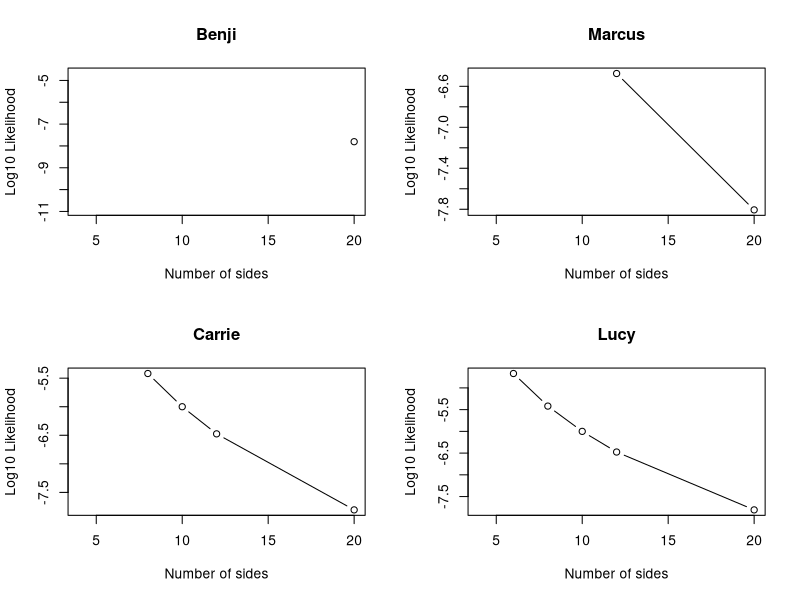
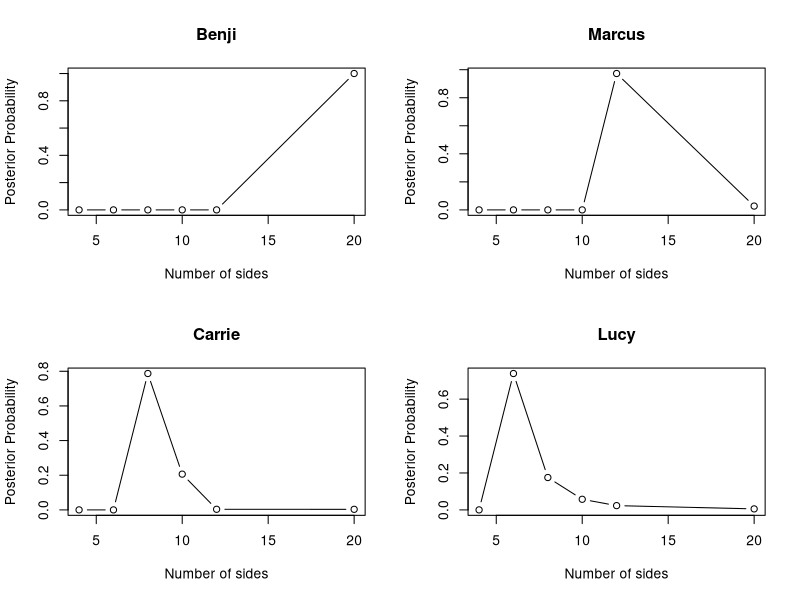

The R source for these figures, in order:
dice <- c(4, 6, 8, 10, 12, 20)

benji <- c(8, 8, 5, 16, 6, 8)
marcus <- c(12, 8, 2, 1, 4, 7)
carrie <- c(5, 8, 7, 3, 2, 6)
lucy <- c(3, 5, 2, 3, 4, 3)

prior_benji <- c(0.25, 0.05, 0.10, 0.15, 0.20, 0.25)
prior_marcus <- c(0.04, 0.08, 0.16, 0.32, 0.25, 0.15)
prior_carrie <- c(0.20, 0.19, 0.20, 0.20, 0.01, 0.20)
prior_lucy <- c(0.04, 0.06, 0.08, 0.10, 0.12, 0.60)

dice_likelihood <- function(rolls, dice) {
  likelihood <- numeric(length(dice))
  
  for(i in 1:length(dice)) {
    if(max(rolls) <= dice[i]) {
      likelihood[i] <- (1 / dice[i])^length(rolls)
    } else {
      likelihood[i] <- 0
    }
  }
  
  return(likelihood)
}

like_benji <- dice_likelihood(benji, dice)
like_marcus <- dice_likelihood(marcus, dice)
like_carrie <- dice_likelihood(carrie, dice)
like_lucy <- dice_likelihood(lucy, dice)

post_benji <- like_benji * prior_benji
post_marcus <- like_marcus * prior_marcus
post_carrie <- like_carrie * prior_carrie
post_lucy <- like_lucy * prior_lucy

post_benji_norm <- post_benji / sum(post_benji)
post_marcus_norm <- post_marcus / sum(post_marcus)
post_carrie_norm <- post_carrie / sum(post_carrie)
post_lucy_norm <- post_lucy / sum(post_lucy)

results <- data.frame(
  Dice = dice,
  Benji_Likelihood = like_benji,
  Benji_Posterior = post_benji_norm,
  Marcus_Likelihood = like_marcus,
  Marcus_Posterior = post_marcus_norm,
  Carrie_Likelihood = like_carrie,
  Carrie_Posterior = post_carrie_norm,
  Lucy_Likelihood = like_lucy,
  Lucy_Posterior = post_lucy_norm
)

results

par(mfrow = c(2, 2))

plot(
  dice,
  log10(like_benji),
  type = "b",
  xlab = "Number of sides",
  ylab = "Log10 Likelihood",
  main = "Benji"
)

plot(
  dice,
  log10(like_marcus),
  type = "b",
  xlab = "Number of sides",
  ylab = "Log10 Likelihood",
  main = "Marcus"
)

plot(
  dice,
  log10(like_carrie),
  type = "b",
  xlab = "Number of sides",
  ylab = "Log10 Likelihood",
  main = "Carrie"
)

plot(
  dice,
  log10(like_lucy),
  type = "b",
  xlab = "Number of sides",
  ylab = "Log10 Likelihood",
  main = "Lucy"
)

par(mfrow = c(2, 2))

plot(
  dice,
  post_benji_norm,
  type = "b",
  xlab = "Number of sides",
  ylab = "Posterior Probability",
  main = "Benji"
)

plot(
  dice,
  post_marcus_norm,
  type = "b",
  xlab = "Number of sides",
  ylab = "Posterior Probability",
  main = "Marcus"
)

plot(
  dice,
  post_carrie_norm,
  type = "b",
  xlab = "Number of sides",
  ylab = "Posterior Probability",
  main = "Carrie"
)

plot(
  dice,
  post_lucy_norm,
  type = "b",
  xlab = "Number of sides",
  ylab = "Posterior Probability",
  main = "Lucy"
)

par(mfrow = c(1, 1))
